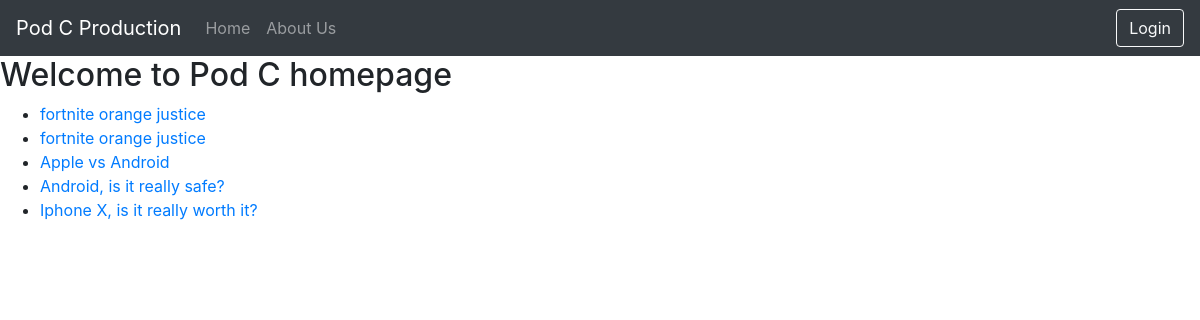
Screenshot of /blog/ with the database file from the repository.
### blog/models.py (models this page shows)
class Article(models.Model):
	pub_date = models.DateTimeField(default=datetime.now, blank=True)
	title = models.CharField(max_length=200)
	author = models.CharField(max_length=100)
	article_title = models.CharField(max_length=10000)

### blog/views.py (the view)
def index(request):
    latest_article_list = Article.objects.order_by('-pub_date')[:5]
    template = loader.get_template('blog/index.html')
    context = {
        'latest_article_list': latest_article_list,
    }
    return HttpResponse(template.render(context, request))

### blog/templates/blog/index.html
{% extends 'blog/base.html' %}
	{% block body %}
		<h2>Welcome to Pod C homepage</h2>
		{% if latest_article_list %}
		    <ul>
		    {% for article in latest_article_list %}
		        <li><a href="/blog/article/{{ article.id }}">{{ article.title }}</a></li>
		    {% endfor %}
		    </ul>
		{% else %}
		    <p>No polls are available.</p>
		{% endif %}
	{% endblock %}

### blog/static/blog/style.css (style rules this page uses)
body { background: white; }

### rows the page displays
Article: title "fortnite orange justice"
Article: title "fortnite orange justice"
Article: title "Apple vs Android"
Article: title "Android, is it really safe?"
Article: title "Iphone X, is it really worth it?"
